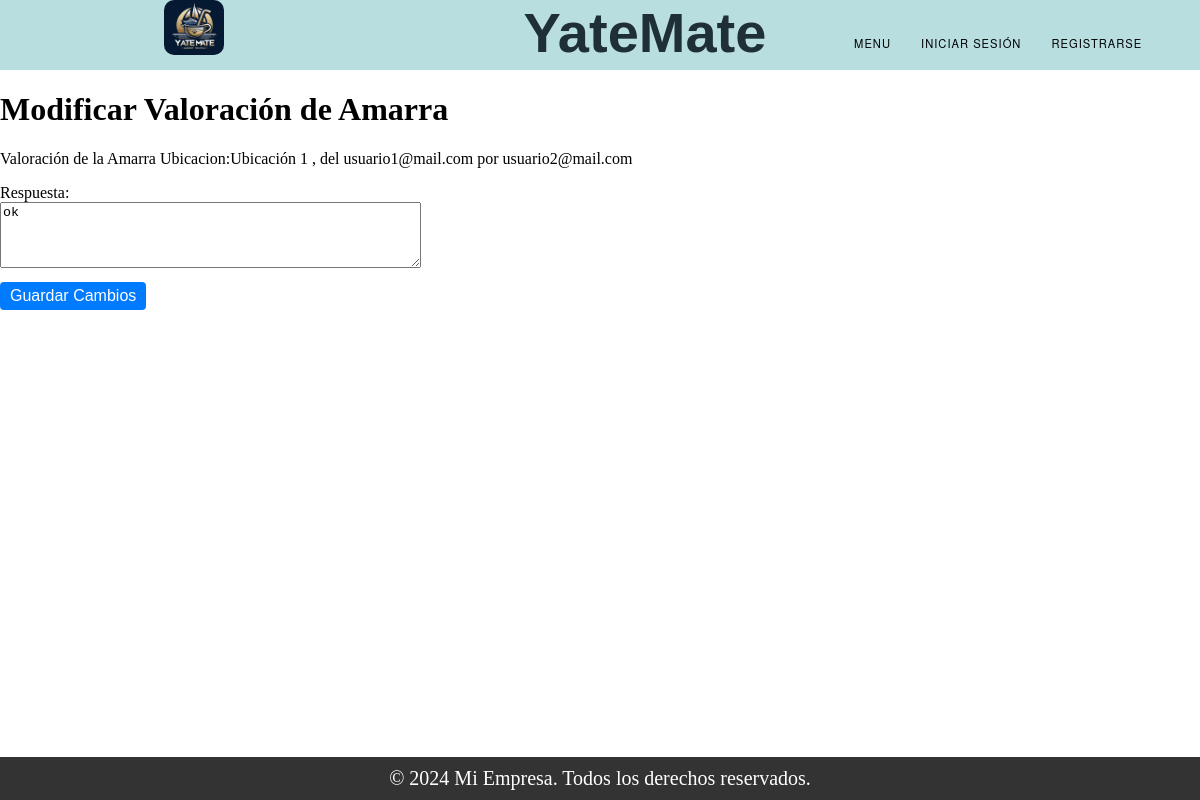
Screenshot of /modificar_valoracion_amarra/2/ with the database file from the repository.
### Valoracion/models.py (models this page shows, shortened)
class Valoracion_Amarra(models.Model):
    ESTADO_VALORACION_CHOICES = (
        ('Inicio', 'Inicio'),
        ('Proceso', 'Proceso'),
        ('Finalizado', 'Finalizado'),
    )
    publicacion_amarra = models.ForeignKey(Publicacion_Amarra, on_delete=models.CASCADE, null=True, blank=True)
    usuario = models.ForeignKey(User, on_delete=models.SET_NULL, null=True)
    estrellas = models.IntegerField()
    comentario = models.TextField()
    estado = models.CharField(max_length=50, choices=ESTADO_VALORACION_CHOICES)
    dueño = models.ForeignKey(User, on_delete=models.CASCADE, related_name='valoraciones_amarra')
    respuesta = models.TextField()
    def __str__(self):
        return f"Valoración de la Amarra Ubicacion:{self.publicacion_amarra.ubicacion} , del {self.publicacion_amarra} por {self.usuario}"

### Amarra/models.py (models this page shows, shortened)
class Publicacion_Amarra(models.Model):
    ESTADOS = (
        ('Vigente', 'Vigente'),
        ('En Proceso', 'En Proceso'),
        ('Finalizado', 'Finalizado'),
    )
    dueño = models.ForeignKey(User, on_delete=models.CASCADE, null=True)
    precio = models.TextField()
    fecha_inicio = models.DateField()
    cant_dias = models.TextField()
    ubicacion = models.TextField()
    cant_dias_disponibles = models.TextField(null=True)
    estado = models.CharField(max_length=20, choices=ESTADOS, default='Vigente')
    def __str__(self):
        return f"{self.dueño}"

### Register/models.py (models this page shows)
class User(models.Model):
    TIPOS = (
        ('Administrador', 'Administrador'),
        ('Usuario', 'Usuario'),
        ('Cliente', 'Cliente'),
    )
    mail = models.CharField(max_length=150, unique=True)  # Nombre de usuario (email).
    tipo = models.CharField(max_length=20, choices=TIPOS)
    password = models.CharField(max_length=128)  # Contraseña.
    nombre = models.CharField(max_length=255)
    apellido = models.CharField(max_length=255)
    dni = models.CharField(max_length=20)
    fecha_expiracion_dni = models.DateField()
    nacionalidad = models.CharField(max_length=100)
    genero = models.CharField(max_length=10)
    domicilio = models.CharField(max_length=255)
    fecha_nacimiento = models.DateField()
    cuil_cuit = models.CharField(max_length=20)
    moroso = models.BooleanField(default=False)
    def __str__(self):
        return f'{self.mail}'

### Valoracion/views.py (the view)
# urls.py: path('modificar_valoracion_amarra/<int:valoracion_id>/', views.modificar_valoracion_amarra, name='modificar_valoracion_amarra'),
def modificar_valoracion_amarra(request, valoracion_id):
    valoracion = get_object_or_404(Valoracion_Amarra, pk=valoracion_id)
    if request.method == 'POST':
        valoracion.respuesta = request.POST.get('respuesta')
        valoracion.estado = 'Finalizado'
        valoracion.save()
        return redirect('mis_valoraciones')  # Ajusta la URL a donde deseas redirigir
    contexto = {
        'valoracion': valoracion,
    }
    return render(request, 'modificar_valoracion_amarra.html', contexto)

### Trueque/context_processors.py (called while the page is built)
def conversaciones_usuario(request):
    user_id = request.session.get('user_id')
    if user_id:
        conversaciones = Conversacion.objects.filter(Q(dueño_publicacion=user_id) | Q(solicitante=user_id))
        return {'conversaciones_usuario': conversaciones}
    else:
        return {'conversaciones_usuario': []}

### Valoracion/templates/modificar_valoracion_amarra.html (shortened to what this page needs)
{% extends "base.html" %}
{% block content %}
<h1>Modificar Valoración de Amarra</h1>
<form method="POST">
    <p>{{ valoracion }}</p>
    <label for="respuesta">Respuesta:</label><br>
    <textarea id="respuesta" name="respuesta" rows="4" cols="50">{{ valoracion.respuesta }}</textarea><br>
    <button type="submit" style="display: inline-block; padding: 5px 10px;margin-top: 10px; font-size: 16px; color: white; background-color: #007bff; text-align: center; text-decoration: none; border-radius: 4px; border: none; cursor: pointer;" >Guardar Cambios</button>
</form>
{% endblock %}

### static/css/styles.css (style rules this page uses)
body { margin: 0; padding: 0; }

### rows the page displays
Valoracion_Amarra: publicacion_amarra+usuario "Valoración de la Amarra Ubicacion:Ubicación 1 , del usuario1@mail.com por usuario2@mail.com", respuesta "ok"
